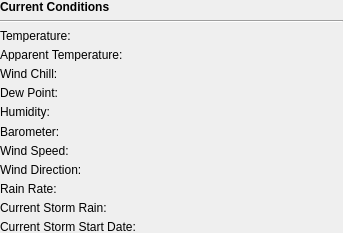
<?xml version="1.0" encoding="UTF-8"?>
<ui version="4.0">
 <class>LiveDataWidget</class>
 <widget class="QWidget" name="LiveDataWidget">
  <property name="geometry">
   <rect>
    <x>0</x>
    <y>0</y>
    <width>343</width>
    <height>233</height>
   </rect>
  </property>
  <property name="minimumSize">
   <size>
    <width>343</width>
    <height>233</height>
   </size>
  </property>
  <property name="maximumSize">
   <size>
    <width>343</width>
    <height>233</height>
   </size>
  </property>
  <property name="windowTitle">
   <string>Form</string>
  </property>
  <layout class="QGridLayout" name="gridLayout_2">
   <property name="leftMargin">
    <number>0</number>
   </property>
   <property name="topMargin">
    <number>0</number>
   </property>
   <property name="rightMargin">
    <number>0</number>
   </property>
   <property name="bottomMargin">
    <number>0</number>
   </property>
   <item row="0" column="0" rowspan="2">
    <layout class="QGridLayout" name="conditionsLayout">
     <item row="7" column="0">
      <widget class="QLabel" name="label_7">
       <property name="text">
        <string>Barometer:</string>
       </property>
      </widget>
     </item>
     <item row="8" column="1">
      <widget class="QLabel" name="lblWindSpeed">
       <property name="text">
        <string/>
       </property>
      </widget>
     </item>
     <item row="0" column="1">
      <widget class="QLabel" name="lblTimestamp">
       <property name="text">
        <string/>
       </property>
       <property name="alignment">
        <set>Qt::AlignRight|Qt::AlignTrailing|Qt::AlignVCenter</set>
       </property>
      </widget>
     </item>
     <item row="4" column="1">
      <widget class="QLabel" name="lblWindChill">
       <property name="text">
        <string/>
       </property>
      </widget>
     </item>
     <item row="2" column="1">
      <widget class="QLabel" name="lblTemperature">
       <property name="text">
        <string/>
       </property>
      </widget>
     </item>
     <item row="4" column="0">
      <widget class="QLabel" name="label_4">
       <property name="text">
        <string>Wind Chill:</string>
       </property>
      </widget>
     </item>
     <item row="5" column="1">
      <widget class="QLabel" name="lblDewPoint">
       <property name="text">
        <string/>
       </property>
      </widget>
     </item>
     <item row="6" column="1">
      <widget class="QLabel" name="lblHumidity">
       <property name="text">
        <string/>
       </property>
      </widget>
     </item>
     <item row="6" column="0">
      <widget class="QLabel" name="label_6">
       <property name="text">
        <string>Humidity:</string>
       </property>
      </widget>
     </item>
     <item row="3" column="1">
      <widget class="QLabel" name="lblApparentTemperature">
       <property name="text">
        <string/>
       </property>
      </widget>
     </item>
     <item row="2" column="0">
      <widget class="QLabel" name="label_2">
       <property name="text">
        <string>Temperature:</string>
       </property>
      </widget>
     </item>
     <item row="5" column="0">
      <widget class="QLabel" name="label_5">
       <property name="text">
        <string>Dew Point:</string>
       </property>
      </widget>
     </item>
     <item row="3" column="0">
      <widget class="QLabel" name="label_3">
       <property name="text">
        <string>Apparent Temperature:</string>
       </property>
      </widget>
     </item>
     <item row="0" column="0">
      <widget class="QLabel" name="label">
       <property name="text">
        <string>&lt;b&gt;Current Conditions&lt;/b&gt;</string>
       </property>
      </widget>
     </item>
     <item row="9" column="0">
      <widget class="QLabel" name="label_10">
       <property name="text">
        <string>Wind Direction:</string>
       </property>
      </widget>
     </item>
     <item row="10" column="0">
      <widget class="QLabel" name="label_12">
       <property name="text">
        <string>Rain Rate:</string>
       </property>
      </widget>
     </item>
     <item row="9" column="1">
      <widget class="QLabel" name="lblWindDirection">
       <property name="text">
        <string/>
       </property>
      </widget>
     </item>
     <item row="7" column="1">
      <widget class="QLabel" name="lblBarometer">
       <property name="text">
        <string/>
       </property>
      </widget>
     </item>
     <item row="8" column="0">
      <widget class="QLabel" name="label_8">
       <property name="text">
        <string>Wind Speed:</string>
       </property>
      </widget>
     </item>
     <item row="10" column="1">
      <widget class="QLabel" name="lblRainRate">
       <property name="text">
        <string/>
       </property>
      </widget>
     </item>
     <item row="11" column="0">
      <widget class="QLabel" name="label_14">
       <property name="text">
        <string>Current Storm Rain:</string>
       </property>
      </widget>
     </item>
     <item row="11" column="1">
      <widget class="QLabel" name="lblCurrentStormRain">
       <property name="text">
        <string/>
       </property>
      </widget>
     </item>
     <item row="12" column="0">
      <widget class="QLabel" name="label_16">
       <property name="text">
        <string>Current Storm Start Date:</string>
       </property>
      </widget>
     </item>
     <item row="12" column="1">
      <widget class="QLabel" name="lblCurrentStormStartDate">
       <property name="text">
        <string/>
       </property>
      </widget>
     </item>
     <item row="1" column="0" colspan="2">
      <widget class="Line" name="line">
       <property name="orientation">
        <enum>Qt::Horizontal</enum>
       </property>
      </widget>
     </item>
    </layout>
   </item>
  </layout>
 </widget>
 <resources/>
 <connections/>
</ui>
